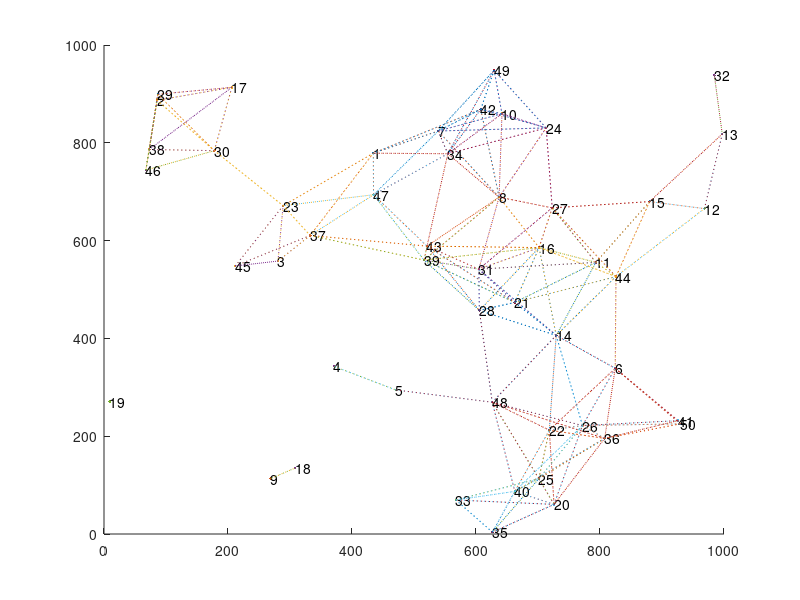

Reproduce this figure in MATLAB. (Note: this script raises an error after producing the figure.)

clear all;
noOfNodes  = 50;
figure(1);
clf;
hold on;
L = 1000;
R = 200; % maximum range;
netXloc = rand(1,noOfNodes)*L;
netYloc = rand(1,noOfNodes)*L;
for i = 1:noOfNodes
    plot(netXloc(i), netYloc(i), '.');
    text(netXloc(i), netYloc(i), num2str(i));
    for j = 1:noOfNodes
        distance = sqrt((netXloc(i) - netXloc(j))^2 + (netYloc(i) - netYloc(j))^2);
        if distance <= R
            matrix(i, j) = 1;   % there is a link;
            line([netXloc(i) netXloc(j)], [netYloc(i) netYloc(j)], 'LineStyle', ':');
        else
            matrix(i, j) = inf;
        end;
    end;
end;

[path, totalCost] = dijkstra(noOfNodes, matrix, 1, 15);
path;
totalCost;
if length(path) ~= 0
    for i = 1:(length(path)-1)
        line([netXloc(path(i)) netXloc(path(i+1))], [netYloc(path(i)) netYloc(path(i+1))], 'Color','r','LineWidth', 0.50, 'LineStyle', '-.');
    end;
end;
hold off;
return;